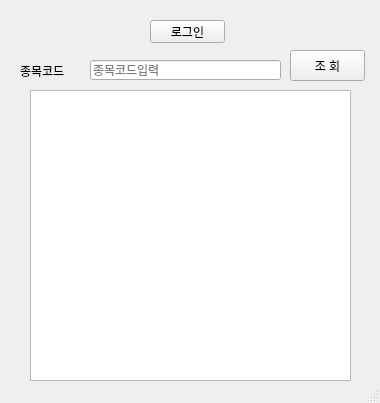
<?xml version="1.0" encoding="UTF-8"?>
<ui version="4.0">
 <class>MainWindow</class>
 <widget class="QMainWindow" name="MainWindow">
  <property name="geometry">
   <rect>
    <x>0</x>
    <y>0</y>
    <width>380</width>
    <height>403</height>
   </rect>
  </property>
  <property name="windowTitle">
   <string>MainWindow</string>
  </property>
  <widget class="QWidget" name="centralwidget">
   <widget class="QPushButton" name="btnLogin">
    <property name="geometry">
     <rect>
      <x>150</x>
      <y>20</y>
      <width>75</width>
      <height>23</height>
     </rect>
    </property>
    <property name="text">
     <string>로그인</string>
    </property>
   </widget>
   <widget class="QLabel" name="label">
    <property name="geometry">
     <rect>
      <x>20</x>
      <y>60</y>
      <width>56</width>
      <height>21</height>
     </rect>
    </property>
    <property name="text">
     <string>종목코드</string>
    </property>
   </widget>
   <widget class="QLineEdit" name="lineEditCode">
    <property name="geometry">
     <rect>
      <x>90</x>
      <y>60</y>
      <width>191</width>
      <height>20</height>
     </rect>
    </property>
    <property name="placeholderText">
     <string>종목코드입력</string>
    </property>
   </widget>
   <widget class="QPushButton" name="btnSearch">
    <property name="geometry">
     <rect>
      <x>290</x>
      <y>50</y>
      <width>75</width>
      <height>31</height>
     </rect>
    </property>
    <property name="text">
     <string>조 회</string>
    </property>
   </widget>
   <widget class="QPlainTextEdit" name="pteLog">
    <property name="geometry">
     <rect>
      <x>30</x>
      <y>90</y>
      <width>321</width>
      <height>291</height>
     </rect>
    </property>
   </widget>
  </widget>
  <widget class="QStatusBar" name="statusbar"/>
 </widget>
 <resources/>
 <connections/>
</ui>
